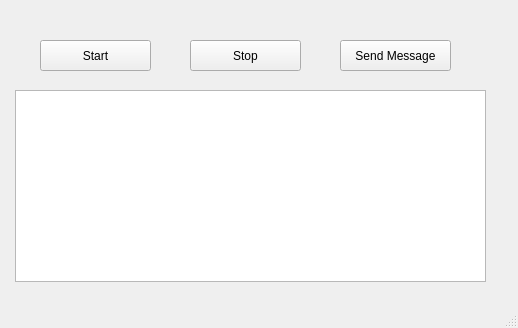
<?xml version="1.0" encoding="UTF-8"?>
<ui version="4.0">
 <class>MainWindow</class>
 <widget class="QMainWindow" name="MainWindow">
  <property name="geometry">
   <rect>
    <x>0</x>
    <y>0</y>
    <width>518</width>
    <height>328</height>
   </rect>
  </property>
  <property name="mouseTracking">
   <bool>false</bool>
  </property>
  <property name="windowTitle">
   <string notr="true">Arayüz v1.0</string>
  </property>
  <widget class="QWidget" name="centralwidget">
   <widget class="QPushButton" name="pushButton">
    <property name="geometry">
     <rect>
      <x>40</x>
      <y>40</y>
      <width>111</width>
      <height>31</height>
     </rect>
    </property>
    <property name="text">
     <string>Start</string>
    </property>
   </widget>
   <widget class="QPushButton" name="pushButton_2">
    <property name="geometry">
     <rect>
      <x>190</x>
      <y>40</y>
      <width>111</width>
      <height>31</height>
     </rect>
    </property>
    <property name="text">
     <string>Stop</string>
    </property>
   </widget>
   <widget class="QTableView" name="tableView">
    <property name="geometry">
     <rect>
      <x>15</x>
      <y>90</y>
      <width>471</width>
      <height>192</height>
     </rect>
    </property>
   </widget>
   <widget class="QPushButton" name="pushButton_3">
    <property name="geometry">
     <rect>
      <x>340</x>
      <y>40</y>
      <width>111</width>
      <height>31</height>
     </rect>
    </property>
    <property name="text">
     <string>Send Message</string>
    </property>
   </widget>
  </widget>
  <widget class="QMenuBar" name="menubar">
   <property name="geometry">
    <rect>
     <x>0</x>
     <y>0</y>
     <width>518</width>
     <height>26</height>
    </rect>
   </property>
  </widget>
  <widget class="QStatusBar" name="statusbar"/>
 </widget>
 <resources/>
 <connections/>
</ui>
